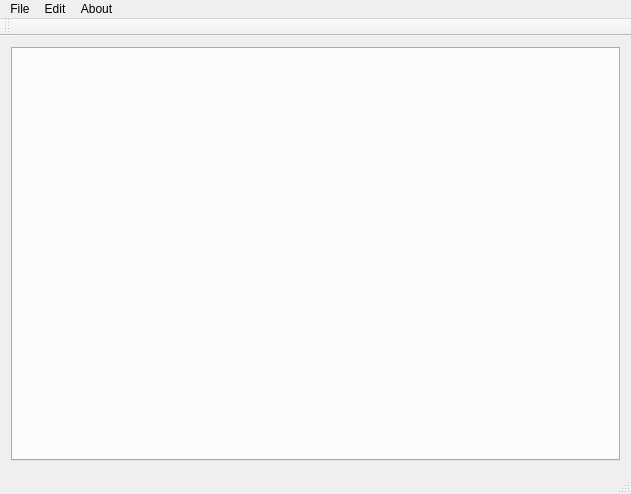
<?xml version="1.0" encoding="UTF-8"?>
<ui version="4.0">
 <class>MainWindow</class>
 <widget class="QMainWindow" name="MainWindow">
  <property name="geometry">
   <rect>
    <x>0</x>
    <y>0</y>
    <width>631</width>
    <height>494</height>
   </rect>
  </property>
  <property name="windowTitle">
   <string>LogView</string>
  </property>
  <widget class="QWidget" name="centralWidget">
   <property name="autoFillBackground">
    <bool>true</bool>
   </property>
   <layout class="QGridLayout" name="gridLayout_2">
    <item row="0" column="0">
     <layout class="QGridLayout" name="gridLayout">
      <item row="0" column="0">
       <widget class="QTabWidget" name="fileView">
        <property name="cursor">
         <cursorShape>ArrowCursor</cursorShape>
        </property>
        <property name="accessibleName">
         <string/>
        </property>
        <property name="accessibleDescription">
         <string/>
        </property>
        <property name="autoFillBackground">
         <bool>true</bool>
        </property>
        <property name="tabShape">
         <enum>QTabWidget::Rounded</enum>
        </property>
        <property name="currentIndex">
         <number>-1</number>
        </property>
       </widget>
      </item>
     </layout>
    </item>
   </layout>
  </widget>
  <widget class="QMenuBar" name="menuBar">
   <property name="geometry">
    <rect>
     <x>0</x>
     <y>0</y>
     <width>631</width>
     <height>21</height>
    </rect>
   </property>
   <widget class="QMenu" name="menuTest">
    <property name="title">
     <string>File</string>
    </property>
    <addaction name="actionLoad_from_file"/>
    <addaction name="separator"/>
    <addaction name="exit_app"/>
   </widget>
   <widget class="QMenu" name="menuFind">
    <property name="title">
     <string>Edit</string>
    </property>
    <addaction name="actionGrep_current_view"/>
    <addaction name="actionBookmark_current_line"/>
   </widget>
   <widget class="QMenu" name="menuAbout">
    <property name="title">
     <string>About</string>
    </property>
   </widget>
   <addaction name="menuTest"/>
   <addaction name="menuFind"/>
   <addaction name="menuAbout"/>
  </widget>
  <widget class="QToolBar" name="mainToolBar">
   <attribute name="toolBarArea">
    <enum>TopToolBarArea</enum>
   </attribute>
   <attribute name="toolBarBreak">
    <bool>false</bool>
   </attribute>
  </widget>
  <widget class="QStatusBar" name="statusBar"/>
  <action name="actionLoad_from_file">
   <property name="text">
    <string>Load...</string>
   </property>
  </action>
  <action name="exit_app">
   <property name="text">
    <string>Exit</string>
   </property>
  </action>
  <action name="actionGrep_current_view">
   <property name="text">
    <string>Grep current view</string>
   </property>
   <property name="shortcut">
    <string>Ctrl+G</string>
   </property>
  </action>
  <action name="actionBookmark_current_line">
   <property name="icon">
    <iconset resource="../icons.qrc">
     <normaloff>:/icon/Gnome-Bookmark-New-32.png</normaloff>:/icon/Gnome-Bookmark-New-32.png</iconset>
   </property>
   <property name="text">
    <string>Bookmark current line</string>
   </property>
   <property name="shortcut">
    <string>Ctrl+B</string>
   </property>
  </action>
 </widget>
 <layoutdefault spacing="6" margin="11"/>
 <resources>
  <include location="../icons.qrc"/>
 </resources>
 <connections/>
</ui>
